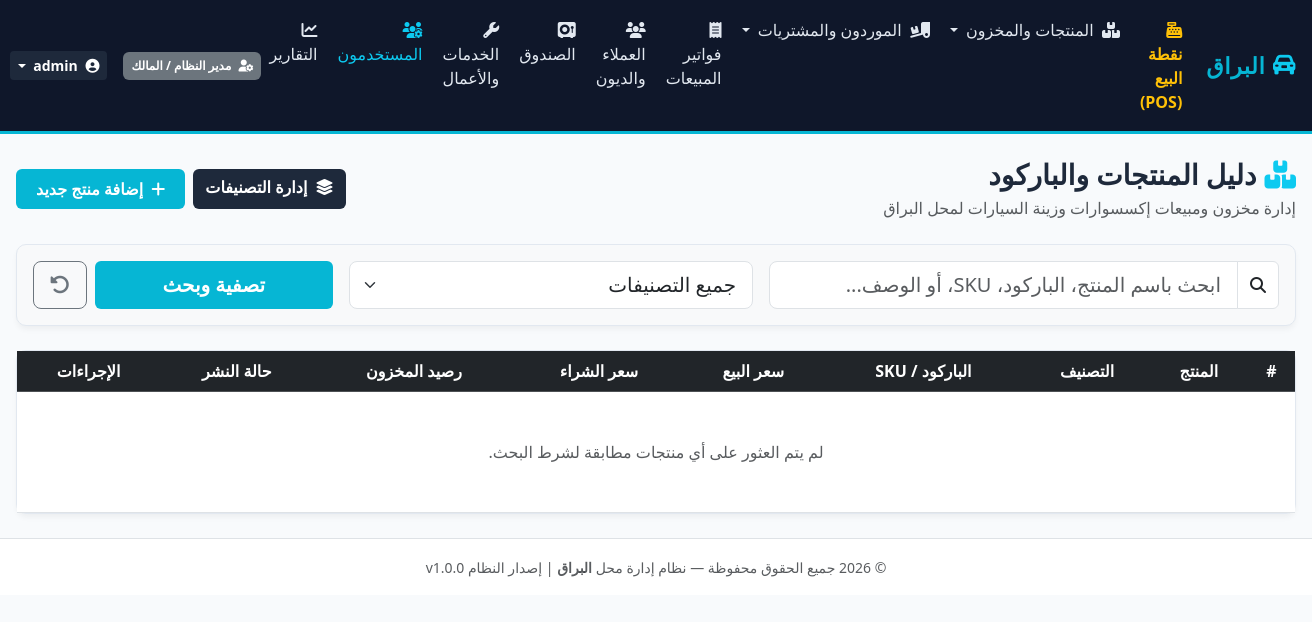
Screenshot of /catalog/products/ (signed in) with the database file from the repository.
### apps/accounts/models.py (models this page shows, shortened)
class User(AbstractUser):
    role = models.CharField(
        max_length=30,
        choices=UserRole.choices,
        default=UserRole.CASHIER,
        verbose_name=_('الدور / الصلاحية')
    )
    phone = models.CharField(
        max_length=20,
        blank=True,
        null=True,
        verbose_name=_('رقم الهاتف')
    )
    created_at = models.DateTimeField(auto_now_add=True, verbose_name=_('تاريخ الإنشاء'))
    updated_at = models.DateTimeField(auto_now=True, verbose_name=_('تاريخ التحديث'))
    class Meta:
        verbose_name = _('مستخدم')
        verbose_name_plural = _('المستخدمون')
        ordering = ['-id']

### apps/products/views.py (the view, shortened to what this page needs)
# urls.py: path('products/', views.product_list_view, name='product_list'),
@login_required
def product_list_view(request):
    query = request.GET.get('q', '').strip()
    category_id = request.GET.get('category', '')
    stock_filter = request.GET.get('stock', '')
    products = Product.objects.select_related('category').annotate(
        current_stock_calculated=Sum('inventory_movements__quantity')
    ).order_by('-id')
    if category_id:
        products = products.filter(category_id=category_id)
    categories = Category.objects.filter(is_active=True)
    paginator = Paginator(products, 15) # 15 منتج في الصفحة
    page_number = request.GET.get('page')
    page_obj = paginator.get_page(page_number)
    can_view_cost = request.user.is_superuser or request.user.role in [UserRole.OWNER, UserRole.SHIFT_SUPERVISOR]
    can_manage_products = request.user.is_superuser or request.user.role in [UserRole.OWNER, UserRole.SHIFT_SUPERVISOR]
    can_manage_categories = can_manage_products or request.user.role == UserRole.INVENTORY_CLERK
    return render(request, 'products/product_list.html', {
        'page_obj': page_obj,
        'categories': categories,
        'query': query,
        'category_id': category_id,
        'can_view_cost': can_view_cost,
        'can_manage_products': can_manage_products,
        'can_manage_categories': can_manage_categories,
        'title': 'دليل المنتجات والباركود — البراق'
    })

### apps/core/context_processors.py (called while the page is built)
def shop_settings(request):
    return {
        'SHOP_NAME': getattr(settings, 'SHOP_NAME', 'البراق'),
        'SHOP_TAGLINE': getattr(settings, 'SHOP_TAGLINE', 'إكسسوارات، زينة، وخدمات السيارات الفنية والملصقات'),
        'SHOP_PHONE': getattr(settings, 'SHOP_PHONE', '0500000000'),
    }

### templates/products/product_list.html (shortened to what this page needs)
{% extends 'layouts/base.html' %}
{% block content %}
<div class="d-flex flex-column flex-md-row justify-content-between align-items-md-center gap-3 mb-4">
    <div>
        <h3 class="fw-bold mb-1"><i class="fa-solid fa-boxes-stacked text-info me-2"></i>دليل المنتجات والباركود</h3>
        <p class="text-muted mb-0">إدارة مخزون ومبيعات إكسسوارات وزينة السيارات لمحل {{ SHOP_NAME }}</p>
    </div>
    <div class="d-flex gap-2">
        {% if can_manage_categories %}
        <a href="{% url 'category_list' %}" class="btn btn-navy fw-bold">
            <i class="fa-solid fa-layer-group me-1"></i> إدارة التصنيفات
        </a>
        {% endif %}
        {% if can_manage_products %}
        <a href="{% url 'product_create' %}" class="btn btn-alburaq fw-bold">
            <i class="fa-solid fa-plus me-1"></i> إضافة منتج جديد
        </a>
        {% endif %}
    </div>
</div>
<div class="card card-alburaq mb-4 p-3 bg-light">
    <form method="get" class="row g-3 align-items-center">
        <div class="col-md-5">
            <div class="input-group">
                <span class="input-group-text bg-white"><i class="fa-solid fa-magnifying-glass"></i></span>
                <input type="text" name="q" value="{{ query }}" class="form-control form-control-lg" placeholder="ابحث باسم المنتج، الباركود، SKU، أو الوصف...">
            </div>
        </div>
        <div class="col-md-4">
            <select name="category" class="form-select form-select-lg">
                <option value="">جميع التصنيفات</option>
            </select>
        </div>
        <div class="col-md-3 d-flex gap-2">
            <button type="submit" class="btn btn-alburaq btn-lg w-100 fw-bold">تصفية وبحث</button>
            <a href="{% url 'product_list' %}" class="btn btn-outline-secondary btn-lg" title="إعادة تعيين"><i class="fa-solid fa-rotate-left"></i></a>
        </div>
    </form>
</div>
<div class="card card-alburaq">
    <div class="card-body p-0">
        <div class="table-responsive">
            <table class="table table-hover align-middle mb-0 text-center">
                <thead class="table-dark">
                    <tr>
                        <th>#</th>
                        <th>المنتج</th>
                        <th>التصنيف</th>
                        <th>الباركود / SKU</th>
                        <th>سعر البيع</th>
                        {% if can_view_cost %}
                        <th>سعر الشراء</th>
                        {% endif %}
                        <th>رصيد المخزون</th>
                        <th>حالة النشر</th>
                        <th>الإجراءات</th>
                    </tr>
                </thead>
                <tbody>
                    {% for p in page_obj %}
                    <tr>
                        <td>{{ p.id }}</td>
                        <td class="text-start">
                            <a href="{% url 'product_detail' p.pk %}" class="fw-bold text-decoration-none text-navy">
                                {{ p.name }}
                            </a>
                        </td>
                        <td><span class="badge bg-light text-dark border">{{ p.category.name }}</span></td>
                        <td>
                            <code class="fs-6 text-primary fw-bold">{{ p.barcode|default:p.sku }}</code>
                        </td>
                        <td class="fw-bold text-success fs-6">{{ p.sale_price }} ر.س</td>
                        {% if can_view_cost %}
                        <td class="text-muted fs-6">{{ p.cost_price }} ر.س</td>
                        {% endif %}
                        <td>
                            {% if p.current_stock_calculated is None or p.current_stock_calculated <= 0 %}
                                <span class="badge bg-danger p-2"><i class="fa-solid fa-triangle-exclamation me-1"></i>نافذ (0)</span>
                            {% elif p.current_stock_calculated <= p.min_stock_level %}
                                <span class="badge bg-warning text-dark p-2"><i class="fa-solid fa-exclamation-circle me-1"></i>منخفض ({{ p.current_stock_calculated }})</span>
                            {% else %}
                                <span class="badge bg-success p-2">{{ p.current_stock_calculated }} قطعة</span>
                            {% endif %}
                        </td>
                        <td>
                            {% if p.is_published_web %}
                                <span class="badge bg-info text-dark">منشور بالموقع</span>
                            {% else %}
                                <span class="badge bg-secondary">داخلي فقط</span>
                            {% endif %}
                        </td>
                        <td>
                            <div class="btn-group btn-group-sm">
                                <a href="{% url 'product_detail' p.pk %}" class="btn btn-outline-info" title="التفاصيل"><i class="fa-solid fa-eye"></i></a>
                                {% if can_manage_products %}<a href="{% url 'product_update' p.pk %}" class="btn btn-outline-primary" title="تعديل"><i class="fa-solid fa-pen-to-square"></i></a>{% endif %}
                                <a href="{% url 'barcode_label_print' p.pk %}" class="btn btn-outline-dark" title="طباعة باركود" target="_blank"><i class="fa-solid fa-barcode"></i></a>
                            </div>
                        </td>
                    </tr>
                    {% empty %}
                    <tr>
                        <td colspan="9" class="py-5 text-muted">لم يتم العثور على أي منتجات مطابقة لشرط البحث.</td>
                    </tr>
                    {% endfor %}
                </tbody>
            </table>
        </div>
    </div>
</div>
{% endblock %}

### templates/layouts/base.html (shortened to what this page needs)
<!DOCTYPE html>
<html lang="ar" dir="rtl">
<head>
    <link rel="stylesheet" href="https://cdn.jsdelivr.net/npm/bootstrap@5.3.3/dist/css/bootstrap.rtl.min.css">
    <link rel="stylesheet" href="https://cdnjs.cloudflare.com/ajax/libs/font-awesome/6.5.1/css/all.min.css">
    <link rel="stylesheet" href="/static/css/alburaq_custom.css">
</head>
<body>
    <nav class="navbar navbar-expand-lg navbar-alburaq sticky-top">
        <div class="container-fluid px-3">
            <a class="navbar-brand d-flex align-items-center gap-2" href="{% url 'home' %}">
                <i class="fa-solid fa-car-rear text-info"></i>
                <span>{{ SHOP_NAME }}</span>
            </a>
            <div class="collapse navbar-collapse" id="alburaqNavbar">
                {% if user.is_authenticated %}
                <ul class="navbar-nav me-auto mb-2 mb-lg-0 gap-1">
                    <li class="nav-item">
                        <a class="nav-link text-warning fw-bold" href="{% url 'pos' %}">
                            <i class="fa-solid fa-cash-register me-1"></i> نقطة البيع (POS)
                        </a>
                    </li>
                    <li class="nav-item dropdown">
                        <a class="nav-link dropdown-toggle" href="#" data-bs-toggle="dropdown">
                            <i class="fa-solid fa-boxes-stacked me-1"></i> المنتجات والمخزون
                        </a>
                    </li>
                    {% if user.is_superuser or user.role == 'OWNER' or user.role == 'SHIFT_SUPERVISOR' %}
                    <li class="nav-item dropdown">
                        <a class="nav-link dropdown-toggle" href="#" data-bs-toggle="dropdown">
                            <i class="fa-solid fa-truck-ramp-box me-1"></i> الموردون والمشتريات
                        </a>
                    </li>
                    {% endif %}
                    {% if user.is_superuser or user.role == 'OWNER' or user.role == 'SHIFT_SUPERVISOR' or user.role == 'CASHIER' %}
                    <li class="nav-item">
                        <a class="nav-link" href="{% url 'sale_list' %}">
                            <i class="fa-solid fa-receipt me-1"></i> فواتير المبيعات
                        </a>
                    </li>
                    {% endif %}
                    {% if user.is_superuser or user.role == 'OWNER' or user.role == 'SHIFT_SUPERVISOR' %}
                    <li class="nav-item">
                        <a class="nav-link" href="{% url 'customer_list' %}">
                            <i class="fa-solid fa-users me-1"></i> العملاء والديون
                        </a>
                    </li>
                    {% endif %}
                    <li class="nav-item">
                        <a class="nav-link" href="#">
                            <i class="fa-solid fa-vault me-1"></i> الصندوق
                        </a>
                    </li>
                    <li class="nav-item">
                        <a class="nav-link" href="#">
                            <i class="fa-solid fa-wrench me-1"></i> الخدمات والأعمال
                        </a>
                    </li>
                    {% if user.is_superuser or user.role == 'OWNER' %}
                    <li class="nav-item">
                        <a class="nav-link text-info" href="{% url 'user_list' %}">
                            <i class="fa-solid fa-users-gear me-1"></i> المستخدمون
                        </a>
                    </li>
                    {% endif %}
                    <li class="nav-item">
                        <a class="nav-link" href="#">
                            <i class="fa-solid fa-chart-line me-1"></i> التقارير
                        </a>
                    </li>
                </ul>
                <div class="d-flex align-items-center gap-3">
                    <span class="badge bg-secondary p-2">
                        <i class="fa-solid fa-user-gear me-1"></i> {{ user.get_role_display }}
                    </span>
                    <div class="dropdown">
                        <button class="btn btn-navy btn-sm dropdown-toggle text-white fw-bold" type="button" data-bs-toggle="dropdown" aria-expanded="false">
                            <i class="fa-solid fa-circle-user me-1"></i> {{ user.username }}
                        </button>
                    </div>
                </div>
                {% else %}
                <div class="ms-auto">
                    <a href="{% url 'login' %}" class="btn btn-alburaq btn-sm">
                        <i class="fa-solid fa-right-to-bracket me-1"></i> تسجيل الدخول
                    </a>
                </div>
                {% endif %}
            </div>
        </div>
    </nav>
    <main class="container-fluid py-4 px-3">
        {% block content %}{% endblock %}
    </main>
    <footer class="footer mt-auto py-3 bg-white border-top text-center text-muted">
        <div class="container">
            <small>© 2026 جميع الحقوق محفوظة — نظام إدارة محل <strong>{{ SHOP_NAME }}</strong> | إصدار النظام v1.0.0</small>
        </div>
    </footer>
</body>
</html>

### static/css/alburaq_custom.css (style rules this page uses)
:root { --alburaq-navy-dark: #0f172a; --alburaq-navy: #1e293b; --alburaq-navy-light: #334155; --alburaq-cyan: #06b6d4; --alburaq-cyan-dark: #0891b2; --alburaq-cyan-light: #67e8f9; --alburaq-bg: #f8fafc; --alburaq-card-bg: #ffffff; --alburaq-text: #1e293b; --alburaq-muted: #64748b; --alburaq-success: #10b981; --alburaq-warning: #f59e0b; --alburaq-danger: #ef4444; }
body { font-family: 'Segoe UI', Tahoma, Geneva, Verdana, sans-serif; direction: rtl; text-align: right; background-color: var(--alburaq-bg); color: var(--alburaq-text); margin: 0; padding: 0; }
.navbar-alburaq { background-color: var(--alburaq-navy-dark); border-bottom: 3px solid var(--alburaq-cyan); }
.navbar-alburaq .navbar-brand { color: #ffffff; font-weight: 700; font-size: 1.4rem; letter-spacing: 0.5px; }
.navbar-alburaq .navbar-brand span { color: var(--alburaq-cyan); }
.navbar-alburaq .nav-link { color: #e2e8f0; font-weight: 500; padding: 0.6rem 1rem; transition: all 0.2s ease; }
.btn-alburaq { background-color: var(--alburaq-cyan); color: #ffffff; font-weight: 600; border: none; padding: 0.5rem 1.25rem; border-radius: 6px; transition: background-color 0.2s ease; }
.btn-navy { background-color: var(--alburaq-navy); color: #ffffff; font-weight: 600; border: none; }
.card-alburaq { background-color: var(--alburaq-card-bg); border: 1px solid #e2e8f0; border-radius: 10px; box-shadow: 0 4px 6px -1px rgba(0, 0, 0, 0.05); }

### rows the page displays
User: last_name "البراق", role "مدير النظام / المالك", username "admin"
